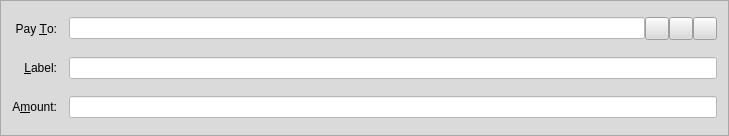
<?xml version="1.0" encoding="UTF-8"?>
<ui version="4.0">
 <class>SendCoinsEntry</class>
 <widget class="QFrame" name="SendCoinsEntry">
  <property name="geometry">
   <rect>
    <x>0</x>
    <y>0</y>
    <width>729</width>
    <height>136</height>
   </rect>
  </property>
  <property name="windowTitle">
   <string>Form</string>
  </property>
  <property name="styleSheet">
   <string notr="true">background-color: rgb(218, 218, 218);</string>
  </property>
  <property name="frameShape">
   <enum>QFrame::StyledPanel</enum>
  </property>
  <property name="frameShadow">
   <enum>QFrame::Sunken</enum>
  </property>
  <layout class="QGridLayout" name="gridLayout">
   <property name="spacing">
    <number>12</number>
   </property>
   <item row="5" column="0">
    <widget class="QLabel" name="label">
     <property name="styleSheet">
      <string notr="true"> background: transparent;</string>
     </property>
     <property name="text">
      <string>A&amp;mount:</string>
     </property>
     <property name="alignment">
      <set>Qt::AlignRight|Qt::AlignTrailing|Qt::AlignVCenter</set>
     </property>
     <property name="buddy">
      <cstring>payAmount</cstring>
     </property>
    </widget>
   </item>
   <item row="3" column="0">
    <widget class="QLabel" name="label_2">
     <property name="styleSheet">
      <string notr="true"> background: transparent;</string>
     </property>
     <property name="text">
      <string>Pay &amp;To:</string>
     </property>
     <property name="alignment">
      <set>Qt::AlignRight|Qt::AlignTrailing|Qt::AlignVCenter</set>
     </property>
     <property name="buddy">
      <cstring>payTo</cstring>
     </property>
    </widget>
   </item>
   <item row="5" column="1">
    <widget class="BitcoinAmountField" name="payAmount">
     <property name="styleSheet">
      <string notr="true">background-color: rgb(255, 255, 255); color: black;</string>
     </property>
    </widget>
   </item>
   <item row="4" column="0">
    <widget class="QLabel" name="label_4">
     <property name="styleSheet">
      <string notr="true"> background: transparent;</string>
     </property>
     <property name="text">
      <string>&amp;Label:</string>
     </property>
     <property name="alignment">
      <set>Qt::AlignRight|Qt::AlignTrailing|Qt::AlignVCenter</set>
     </property>
     <property name="buddy">
      <cstring>addAsLabel</cstring>
     </property>
    </widget>
   </item>
   <item row="3" column="1">
    <layout class="QHBoxLayout" name="payToLayout">
     <property name="spacing">
      <number>0</number>
     </property>
     <item>
      <widget class="QValidatedLineEdit" name="payTo">
       <property name="toolTip">
        <string>The address to send the payment to (e.g. CUiT51DAMapkqhsMk8LPEVokwz72EeghfG)</string>
       </property>
       <property name="styleSheet">
        <string notr="true">background-color: rgb(255, 255, 255);
color: rgb(0, 0, 0);</string>
       </property>
       <property name="maxLength">
        <number>34</number>
       </property>
      </widget>
     </item>
     <item>
      <widget class="QToolButton" name="addressBookButton">
       <property name="toolTip">
        <string>Choose address from address book</string>
       </property>
       <property name="text">
        <string/>
       </property>
       <property name="icon">
        <iconset resource="../bitcoin.qrc">
         <normaloff>:/icons/address-book</normaloff>:/icons/address-book</iconset>
       </property>
       <property name="shortcut">
        <string>Alt+A</string>
       </property>
      </widget>
     </item>
     <item>
      <widget class="QToolButton" name="pasteButton">
       <property name="toolTip">
        <string>Paste address from clipboard</string>
       </property>
       <property name="text">
        <string/>
       </property>
       <property name="icon">
        <iconset resource="../bitcoin.qrc">
         <normaloff>:/icons/editpaste</normaloff>:/icons/editpaste</iconset>
       </property>
       <property name="shortcut">
        <string>Alt+P</string>
       </property>
      </widget>
     </item>
     <item>
      <widget class="QToolButton" name="deleteButton">
       <property name="toolTip">
        <string>Remove this recipient</string>
       </property>
       <property name="text">
        <string/>
       </property>
       <property name="icon">
        <iconset resource="../bitcoin.qrc">
         <normaloff>:/icons/remove</normaloff>:/icons/remove</iconset>
       </property>
      </widget>
     </item>
    </layout>
   </item>
   <item row="4" column="1">
    <widget class="QValidatedLineEdit" name="addAsLabel">
     <property name="toolTip">
      <string>Enter a label for this address to add it to your address book</string>
     </property>
     <property name="styleSheet">
      <string notr="true">background-color: rgb(255, 255, 255);
color: rgb(0, 0, 0);</string>
     </property>
    </widget>
   </item>
  </layout>
 </widget>
 <customwidgets>
  <customwidget>
   <class>QValidatedLineEdit</class>
   <extends>QLineEdit</extends>
   <header>qvalidatedlineedit.h</header>
  </customwidget>
  <customwidget>
   <class>BitcoinAmountField</class>
   <extends>QLineEdit</extends>
   <header>bitcoinamountfield.h</header>
   <container>1</container>
  </customwidget>
 </customwidgets>
 <resources>
  <include location="../bitcoin.qrc"/>
 </resources>
 <connections/>
</ui>
